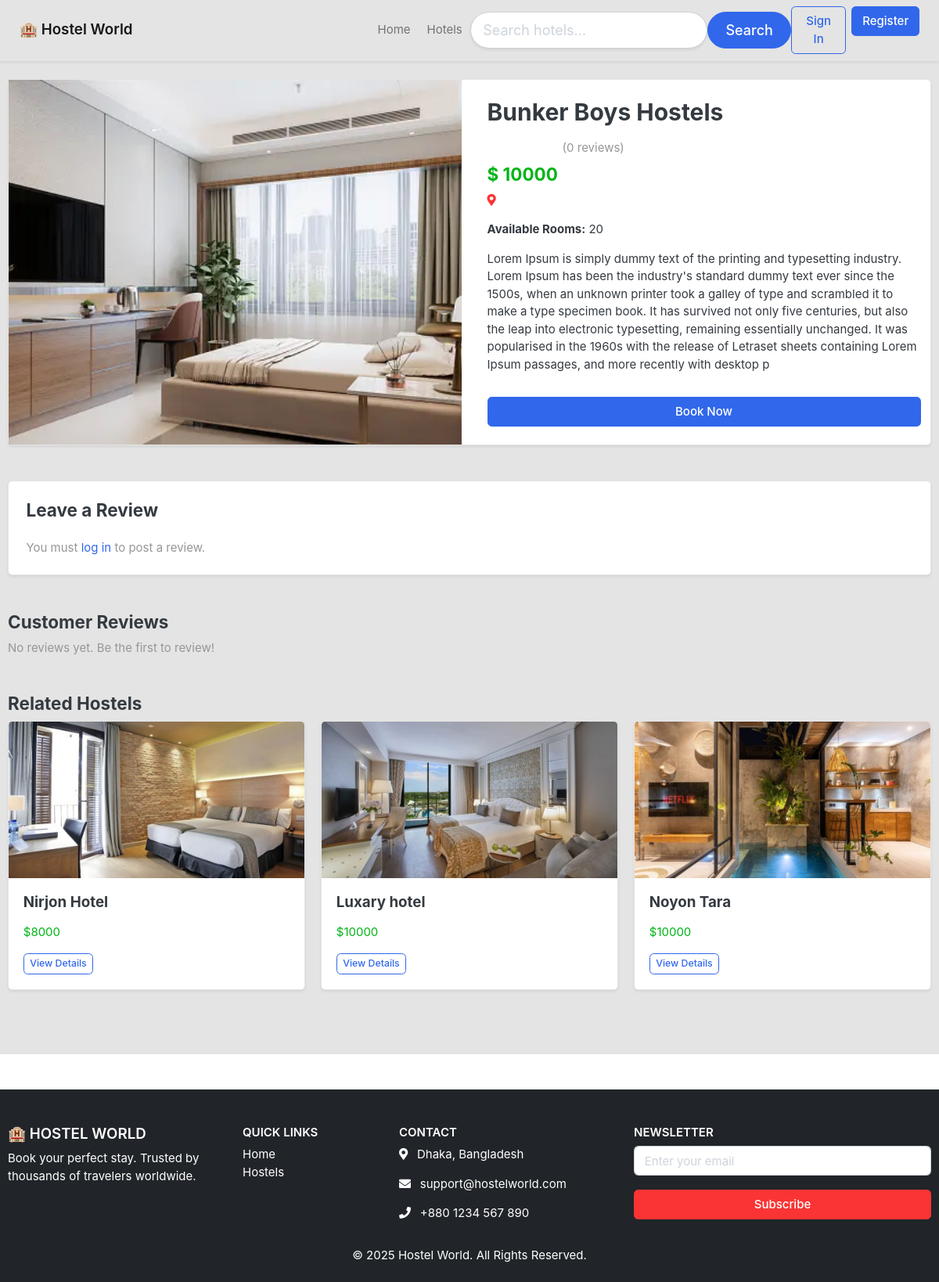
The page /hostel/7/ on the database as committed earlier.
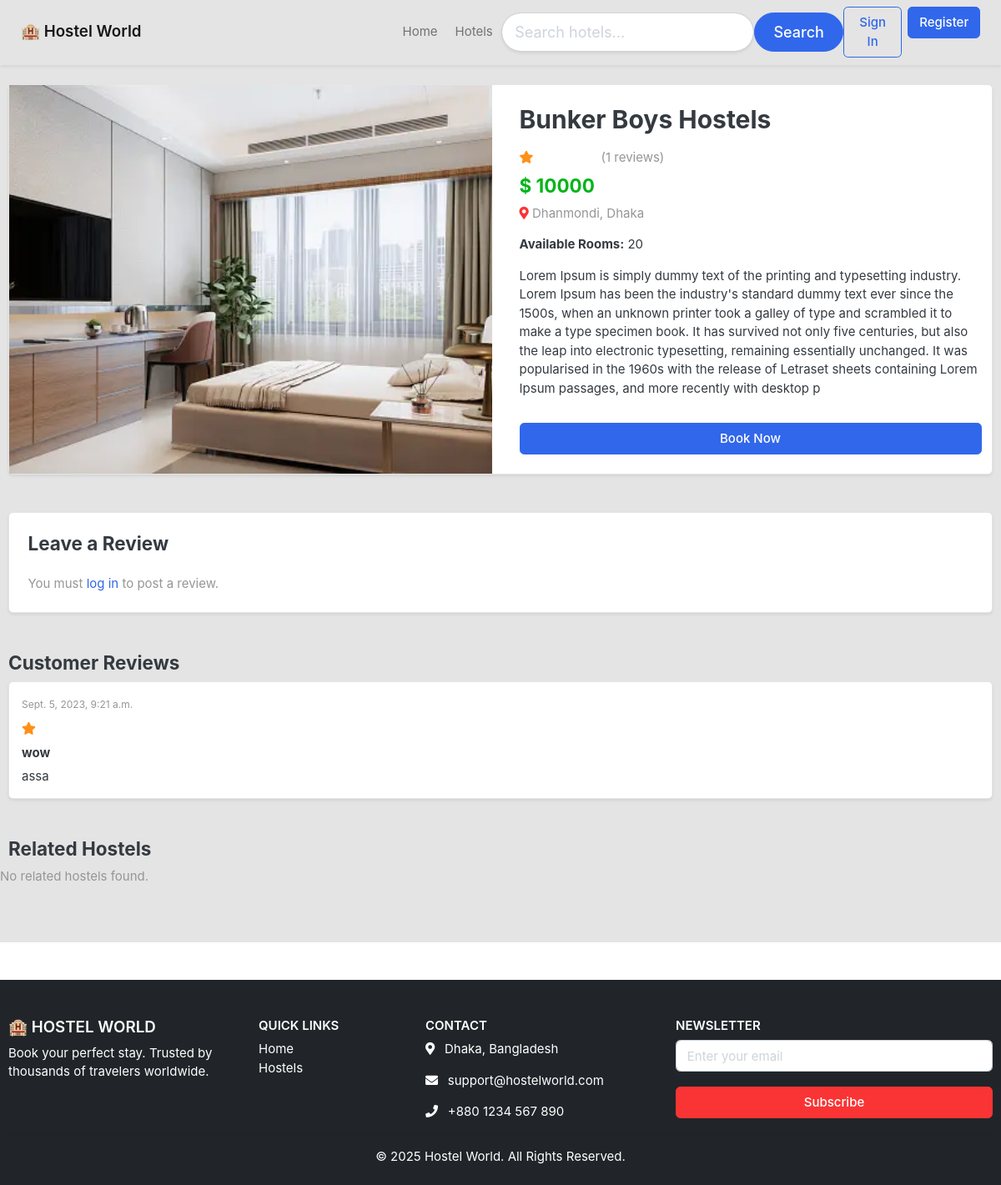
The same page on the database as committed later.
### hostel/models.py (models this page shows, shortened)
class Hotel(models.Model):
    hostel_name = models.CharField(max_length=100, unique=True)
    slug = models.SlugField(max_length=200, unique=True)
    description = models.CharField(max_length=500, blank=True)
    location = models.CharField(max_length=50, blank=True)
    price = models.IntegerField()
    images = models.ImageField(upload_to='photos/hostel')
    stock = models.IntegerField()
    is_available = models.BooleanField(default=True)
    created_date = models.DateTimeField(auto_now_add=True)
    modified_date = models.DateTimeField(auto_now=True)
    def averageReview(self):
        reviews = Review.objects.filter(hostel=self, status=True).aggregate(average=Avg('rating'))
        avg = 0
        if reviews['average'] is not None:
            avg = float(reviews['average'])
        return avg
    def countReview(self):
        reviews = Review.objects.filter(hostel=self, status=True).aggregate(count=Count('id'))
        count = 0
        if reviews['count'] is not None:
            count = int(reviews['count'])
        return count

class Review(models.Model):
    user = models.ForeignKey(User, on_delete=models.CASCADE, related_name='user_reviews')
    hostel = models.ForeignKey(Hotel, on_delete=models.CASCADE, related_name='hostel_reviews', null=True, blank=True)
    subject = models.CharField(max_length=100, null=True, blank=True)
    review = models.TextField(max_length=250, null=True, blank=True)
    ip = models.CharField(max_length=50, blank=True)
    rating = models.IntegerField(default=1)
    status = models.BooleanField(default=True)
    created_at = models.DateTimeField(auto_now_add=True)
    updated_at = models.DateTimeField(auto_now=True)

### hostel/views.py (the view)
# urls.py: path('<int:hostel_slug>/', views.hostel_details, name='hostel_details'),  # /hostel/11/
def hostel_details(request, hostel_slug):  # better renamed to hostel_id
    single_room = get_object_or_404(Hotel, id=hostel_slug)
    reviews = Review.objects.filter(hostel_id=single_room.id, status=True)
    related_rooms = Hotel.objects.filter(
        location=single_room.location,
        is_available=True
    ).exclude(id=single_room.id)[:3]
    context = {
        'single_room': single_room,
        'reviews': reviews,
        'related_rooms': related_rooms,
    }
    return render(request, 'hostel_details.html', context)

### hostel/templates/hostel_details.html (shortened to what the changed rows need)
{% extends "base.html" %} {% load static %} {% block body %}
<section class="section-content py-4 bg-light">
  <div class="container">
    <div class="card mb-5 shadow-sm">
      <div class="row g-0">
        <aside class="col-md-6">
          <img
            src="{{ single_room.images.url }}"
            class="img-fluid h-100 w-100"
            style="object-fit: cover"
            alt="{{ single_room.hostel_name }}"
          />
        </aside>
        <main class="col-md-6 border-start p-4">
          <h2 class="mb-3">{{ single_room.hostel_name }}</h2>
          {% with avg=single_room.averageReview %}
          <div class="rating-star text-warning mb-2">
            {% if avg >= 1 %}
            <i class="fa fa-star"></i>
            {% elif avg >= 0.5 %}
            <i class="fa fa-star-half-o"></i>
            {% else %}
            <i class="fa fa-star-o"></i>
            {% endif %} {% if avg >= 2 %}
            <i class="fa fa-star"></i>
            {% elif avg >= 1.5 %}
            <i class="fa fa-star-half-o"></i>
            {% else %}
            <i class="fa fa-star-o"></i>
            {% endif %} {% if avg >= 3 %}
            <i class="fa fa-star"></i>
            {% elif avg >= 2.5 %}
            <i class="fa fa-star-half-o"></i>
            {% else %}
            <i class="fa fa-star-o"></i>
            {% endif %} {% if avg >= 4 %}
            <i class="fa fa-star"></i>
            {% elif avg >= 3.5 %}
            <i class="fa fa-star-half-o"></i>
            {% else %}
            <i class="fa fa-star-o"></i>
            {% endif %} {% if avg >= 5 %}
            <i class="fa fa-star"></i>
            {% elif avg >= 4.5 %}
            <i class="fa fa-star-half-o"></i>
            {% else %}
            <i class="fa fa-star-o"></i>
            {% endif %}
            <span class="text-muted ms-2"
              >({{ single_room.countReview }} reviews)</span
            >
          </div>
          {% endwith %}
          <h4 class="text-success">$ {{ single_room.price }}</h4>
          <p class="text-muted">
            <i class="fa fa-map-marker-alt text-danger me-1"></i>
            {{ single_room.location }}
          </p>
          <p><strong>Available Rooms:</strong> {{ single_room.stock }}</p>
          <p class="mt-3">{{ single_room.description }}</p>
          <a
            href="{% url 'add_booking' single_room.id %}"
            class="btn btn-primary w-100 mt-3"
          >
            Book Now
          </a>
        </main>
      </div>
    </div>
    <div class="mb-5">
      <h4>Customer Reviews</h4>
      {% for review in reviews %}
      <div class="card p-3 mb-3 shadow-sm">
        <div class="d-flex justify-content-between align-items-center">
          <div>
            <small class="text-muted">{{ review.updated_at }}</small>
          </div>
        </div>
        <div class="rating-star mt-2 text-warning">
          {% with r=review.rating %} {% if r >= 1 %}
          <i class="fa fa-star"></i>
          {% elif r >= 0.5 %}
          <i class="fa fa-star-half-o"></i>
          {% else %}
          <i class="fa fa-star-o"></i>
          {% endif %} {% if r >= 2 %}
          <i class="fa fa-star"></i>
          {% elif r >= 1.5 %}
          <i class="fa fa-star-half-o"></i>
          {% else %}
          <i class="fa fa-star-o"></i>
          {% endif %} {% if r >= 3 %}
          <i class="fa fa-star"></i>
          {% elif r >= 2.5 %}
          <i class="fa fa-star-half-o"></i>
          {% else %}
          <i class="fa fa-star-o"></i>
          {% endif %} {% if r >= 4 %}
          <i class="fa fa-star"></i>
          {% elif r >= 3.5 %}
          <i class="fa fa-star-half-o"></i>
          {% else %}
          <i class="fa fa-star-o"></i>
          {% endif %} {% if r >= 5 %}
          <i class="fa fa-star"></i>
          {% elif r >= 4.5 %}
          <i class="fa fa-star-half-o"></i>
          {% else %}
          <i class="fa fa-star-o"></i>
          {% endif %} {% endwith %}
        </div>
        <h6 class="fw-bold mt-2">{{ review.subject }}</h6>
        <p class="mb-0">{{ review.review }}</p>
      </div>
      {% empty %}
      <p class="text-muted">No reviews yet. Be the first to review!</p>
      {% endfor %}
    </div>
    <div class="mb-5">
      <div class="row">
        {% for hostel in related_rooms %}
        <div class="col-md-4 mb-3">
          <div class="card shadow-sm h-100">
            <img
              src="{{ hostel.images.url }}"
              class="card-img-top"
              alt="{{ hostel.hostel_name }}"
              style="height: 200px; object-fit: cover"
            />
            <div class="card-body">
              <h5 class="card-title">{{ hostel.hostel_name }}</h5>
              <p class="card-text text-success">${{ hostel.price }}</p>
              <a
                href="{% url 'hostel_details' hostel.id %}"
                class="btn btn-sm btn-outline-primary"
                >View Details</a
              >
            </div>
          </div>
        </div>
        {% empty %}
        <p class="text-muted">No related hostels found.</p>
        {% endfor %}
      </div>
    </div>
  </div>
</section>
{% endblock %}

Rows that differ between the two databases and show on the page:
no longer on this page (row edited): Hotel: images (picture), hostel_name "Nirjon Hotel", price "8000"
no longer on this page (row edited): Hotel: images (picture), hostel_name "Luxary hotel", price "10000"
no longer on this page (row edited): Hotel: images (picture), hostel_name "Noyon Tara", price "10000"
changed Hotel "Bunker Boys Hostels": countReview "0" → "1"; location (not shown) → "Dhanmondi, Dhaka"
added Review: updated_at "Sept. 5, 2023, 9:21 a.m.", subject "wow", review "assa"
Other text that changed with them:
text no longer shown: "No reviews yet. Be the first to review!"
text now shown: "No related hostels found."
